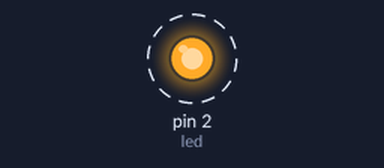
The program below on a simulated MicroPython board. Parts: output pins drawn as LEDs (lit = HIGH). Dashed ring = blinking. The clock reads 2024-03-15 10:24:30 at power-on unless the program sets it; what the program prints to the serial console is not drawn. At 60.0 s the program stops and its outputs stay as they are.

Above: at 0.5 s.
Timing chart, 0 to 4.6 s (numbered marks = the images above):
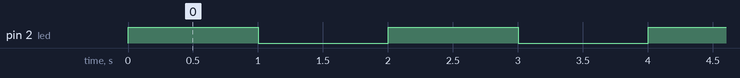

The program:

timeout_callback.py
```python
# -*- coding: utf-8 -*-

# general imports
import sys
import os
import time

#import machine
from machine import Timer, Pin

START = time.time()
TIMEOUT_MS = 5000
TIME_LOOP = 10000


def print_callback(t):
  now = time.time()
  print('{0} s - This is callback'.format(now - START))


def main():
  tim = Timer(1)
  tim.init(mode=Timer.PERIODIC, period=TIME_LOOP, callback=print_callback)
#  tim.init(mode=Timer.ONE_SHOT, period=TIMEOUT_MS, callback=print_callback)
  led = Pin(2, Pin.OUT, 1)
  for i in range(60):
    now = time.time()
    print('{0} s : {1} - This is main loop.'.format(now - START, i))
    led.value(not led.value())
    time.sleep(1)
  tim.deinit()
  led.value(1)


if __name__ == '__main__':
  main()
```

Measured:
- by itself, pin 2 (led): alternates HIGH for 1.0 s and LOW for 1.0 s
